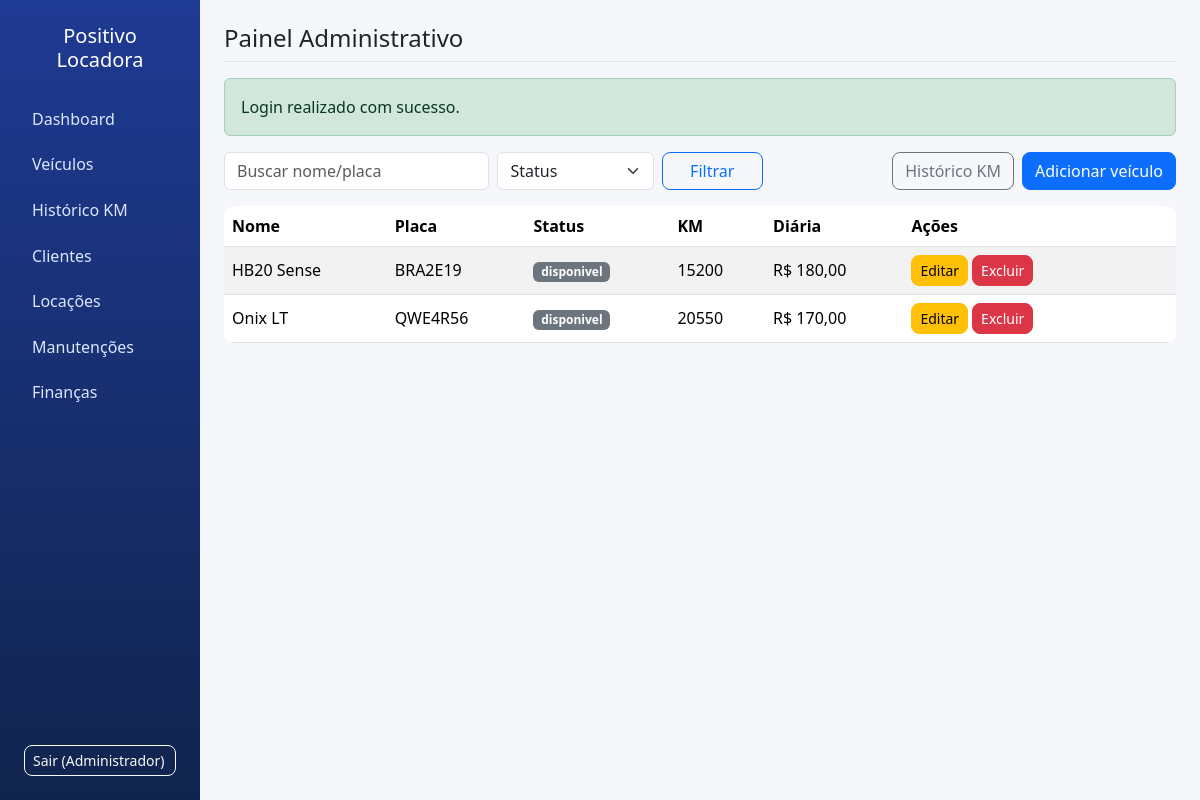
The page /vehicles (signed in) on the database its author committed.
### tables this page shows
CREATE TABLE vehicles (
  id INT AUTO_INCREMENT PRIMARY KEY,
  nome VARCHAR(120) NOT NULL,
  marca VARCHAR(80) NOT NULL,
  modelo VARCHAR(80) NOT NULL,
  ano YEAR NOT NULL,
  placa VARCHAR(10) NOT NULL UNIQUE,
  renavam VARCHAR(20) DEFAULT NULL,
  cor VARCHAR(40) DEFAULT NULL,
  quilometragem_atual INT NOT NULL DEFAULT 0,
  categoria VARCHAR(60) DEFAULT NULL,
  valor_diaria DECIMAL(10,2) NOT NULL DEFAULT 0,
  valor_semanal DECIMAL(10,2) NOT NULL DEFAULT 0,
  valor_mensal DECIMAL(10,2) NOT NULL DEFAULT 0,
  status ENUM('disponivel','alugado','manutencao','inativo') NOT NULL DEFAULT 'disponivel',
  observacoes TEXT,
  data_cadastro DATETIME NOT NULL DEFAULT CURRENT_TIMESTAMP
);

### app/Core/Controller.php (called while the page is built, shortened)
<?php
class Controller
{
    protected function view(string $view, array $data = []): void
    {
        extract($data);
        require __DIR__ . '/../Views/' . $view . '.php';
    }
}

### app/Controllers/VehicleController.php (called while the page is built, shortened)
<?php
class VehicleController extends Controller
{
    public function index(): void
    {
        $vehicleModel = new Vehicle();
        $this->view('vehicles/index', [
            'vehicles' => $vehicleModel->all($_GET['search'] ?? null, $_GET['status'] ?? null),
        ]);
    }
}

### app/Core/Router.php (called while the page is built, shortened)
<?php
class Router
{
    private array $routes = [];
    private function addRoute(string $method, string $path, array $action, bool $auth): void
    {
        $this->routes[$method][$path] = ['action' => $action, 'auth' => $auth];
    }
    public function dispatch(string $uri, string $method): void
    {
        $path = parse_url($uri, PHP_URL_PATH) ?: '/';
        $route = $this->routes[$method][$path] ?? null;
        [$controllerClass, $methodName] = $route['action'];
        $controller = new $controllerClass();
        $controller->{$methodName}();
    }
}

### index.php (called while the page is built, shortened)
<?php
require_once __DIR__ . '/app/Core/bootstrap.php';
$router = new Router();
$router->get('/login', [AuthController::class, 'showLogin']);
$router->post('/login', [AuthController::class, 'login']);
$router->post('/logout', [AuthController::class, 'logout']);
$router->get('/', [DashboardController::class, 'index'], true);
$router->get('/vehicles', [VehicleController::class, 'index'], true);
$router->post('/vehicles/store', [VehicleController::class, 'store'], true);
$router->post('/vehicles/update', [VehicleController::class, 'update'], true);
$router->post('/vehicles/delete', [VehicleController::class, 'delete'], true);
$router->post('/vehicles/update-mileage', [VehicleController::class, 'updateMileage'], true);
$router->get('/vehicles/mileage-history', [VehicleController::class, 'mileageHistory'], true);
$router->get('/clients', [ClientController::class, 'index'], true);
$router->post('/clients/store', [ClientController::class, 'store'], true);
$router->post('/clients/update', [ClientController::class, 'update'], true);
$router->get('/clients/document-download', [ClientController::class, 'downloadDocument'], true);
$router->get('/rentals', [RentalController::class, 'index'], true);
$router->post('/rentals/store', [RentalController::class, 'store'], true);
$router->post('/rentals/finalize', [RentalController::class, 'finalize'], true);
$router->post('/rentals/cancel', [RentalController::class, 'cancel'], true);
$router->get('/maintenances', [MaintenanceController::class, 'index'], true);
$router->post('/maintenances/store', [MaintenanceController::class, 'store'], true);
$router->post('/maintenances/update-status', [MaintenanceController::class, 'updateStatus'], true);
$router->get('/financial', [FinancialController::class, 'index'], true);
$router->post('/financial/store', [FinancialController::class, 'store'], true);
$router->post('/financial/update', [FinancialController::class, 'update'], true);
$router->post('/financial/delete', [FinancialController::class, 'delete'], true);
$router->post('/financial/payment-status', [FinancialController::class, 'updatePaymentStatus'], true);
$router->dispatch($_SERVER['REQUEST_URI'], $_SERVER['REQUEST_METHOD']);

### public/index.php (called while the page is built, shortened)
<?php
require_once dirname(__DIR__) . '/index.php';

### app/Helpers/helpers.php (called while the page is built, shortened)
<?php
function appBasePath(): string
{
    return defined('APP_BASE_PATH') ? APP_BASE_PATH : '';
}
function url(string $path = '/'): string
{
    $normalizedPath = '/' . ltrim($path, '/');
    $base = appBasePath();
    if ($normalizedPath === '/') {
        return $base !== '' ? $base : '/';
    }
    return ($base !== '' ? $base : '') . $normalizedPath;
}
function authUser(): ?array
{
    return $_SESSION['user'] ?? null;
}
function flash(string $key, ?string $value = null): ?string
{
    $message = $_SESSION['_flash'][$key] ?? null;
    return $message;
}
function esc(?string $value): string
{
    return htmlspecialchars((string) $value, ENT_QUOTES, 'UTF-8');
}

### app/Models/BaseModel.php (called while the page is built, shortened)
<?php
abstract class BaseModel
{
    public function __construct()
    {
        $this->db = Database::connection();
    }
}

### app/Core/bootstrap.php (called while the page is built, shortened)
<?php
spl_autoload_register(function (string $class): void {
    $prefix = 'App\\';
    $relativeClass = substr($class, strlen($prefix));
    $file = __DIR__ . '/../' . str_replace('\\', '/', $relativeClass) . '.php';
});
$envFiles = [
    APP_ROOT . '/.env',
    APP_ROOT . '/.env.example',
];
foreach ($envFiles as $envFile) {
    if (!file_exists($envFile)) {
        continue;
    }
    $lines = file($envFile, FILE_IGNORE_NEW_LINES | FILE_SKIP_EMPTY_LINES) ?: [];
    foreach ($lines as $line) {
        $trimmed = trim($line);
        [$key, $value] = explode('=', $trimmed, 2);
        $key = trim($key);
        $value = trim($value, " \t\n\r\0\x0B\"");
    }
}
require_once __DIR__ . '/../Helpers/helpers.php';

### app/Core/Database.php (called while the page is built, shortened)
<?php
class Database
{
    private static ?PDO $connection = null;
    public static function connection(): PDO
    {
        if (self::$connection === null) {
            $host = $_ENV['DB_HOST'] ?? '127.0.0.1';
            $port = $_ENV['DB_PORT'] ?? '3306';
            $dbName = $_ENV['DB_NAME'] ?? 'locadora';
            $user = $_ENV['DB_USER'] ?? 'root';
            $pass = $_ENV['DB_PASS'] ?? '';
            $dsn = "mysql:host={$host};port={$port};dbname={$dbName};charset=utf8mb4";
            try {
                self::$connection = new PDO($dsn, $user, $pass, [
                    PDO::ATTR_ERRMODE => PDO::ERRMODE_EXCEPTION,
                    PDO::ATTR_DEFAULT_FETCH_MODE => PDO::FETCH_ASSOC,
                ]);
            } catch (PDOException $e) {
                error_log('Erro de conexão com banco: ' . $e->getMessage());
                http_response_code(500);
                if (defined('APP_DEBUG') && APP_DEBUG) {
                    exit('Erro de conexão com banco: ' . $e->getMessage());
                }
                exit('Erro interno ao conectar no banco de dados. Verifique o arquivo .env.');
            }
        }
        return self::$connection;
    }
}

### app/Models/Vehicle.php (called while the page is built, shortened)
<?php
class Vehicle extends BaseModel
{
    public function all(?string $search = null, ?string $status = null): array
    {
        $sql = 'SELECT * FROM vehicles WHERE 1=1';
        $params = [];
        $sql .= ' ORDER BY id ASC';
        $stmt = $this->db->prepare($sql);
        $stmt->execute($params);
        return $stmt->fetchAll();
    }
}

### app/Views/vehicles/index.php (the view, shortened to what this page needs)
<?php require __DIR__ . '/../partials/header.php'; ?>
<div class="d-flex justify-content-between align-items-center mb-3">
  <form class="row g-2 flex-grow-1 me-3" method="GET">
    <div class="col-md-5"><input class="form-control" name="search" placeholder="Buscar nome/placa" value="<?= esc($_GET['search'] ?? '') ?>"></div>
    <div class="col-md-3"><select name="status" class="form-select"><option value="">Status</option></select></div>
    <div class="col-md-2"><button class="btn btn-outline-primary w-100">Filtrar</button></div>
  </form>
  <a class="btn btn-outline-secondary me-2" href="<?= url('/vehicles/mileage-history') ?>">Histórico KM</a>
  <button class="btn btn-primary" data-bs-toggle="modal" data-bs-target="#vehicleModal" onclick="openVehicleModal()">Adicionar veículo</button>
</div>
<div class="table-responsive">
  <table class="table table-striped align-middle">
    <thead><tr><th>Nome</th><th>Placa</th><th>Status</th><th>KM</th><th>Diária</th><th>Ações</th></tr></thead>
    <tbody>
<?php foreach ($vehicles as $v): ?>
<tr>
  <td><?= esc($v['nome']) ?></td><td><?= esc($v['placa']) ?></td><td><span class="badge bg-secondary"><?= esc($v['status']) ?></span></td><td><?= (int)$v['quilometragem_atual'] ?></td><td>R$ <?= number_format($v['valor_diaria'],2,',','.') ?></td>
  <td>
    <div class="d-flex align-items-center gap-1 table-actions-cell">
      <button class="btn btn-sm btn-warning" data-bs-toggle="modal" data-bs-target="#vehicleModal" onclick='openVehicleModal(<?= json_encode($v, JSON_HEX_APOS|JSON_HEX_QUOT) ?>)'>Editar</button>
      <form method="POST" action="<?= url('/vehicles/delete') ?>" class="d-inline" onsubmit="return confirm('Excluir veículo?')"><button class="btn btn-sm btn-danger">Excluir</button></form>
    </div>
  </td>
</tr>
<?php endforeach; ?>
</tbody></table></div>
<?php require __DIR__ . '/../partials/footer.php'; ?>

### app/Views/partials/header.php (shortened to what this page needs)
<!doctype html>
<html lang="pt-BR">
<head>
    <link href="https://cdn.jsdelivr.net/npm/bootstrap@5.3.3/dist/css/bootstrap.min.css" rel="stylesheet">
    <link href="<?= url('/assets/css/app.css') ?>" rel="stylesheet">
</head>
<body data-base-path="<?= esc(appBasePath()) ?>">
<div class="container-fluid">
    <div class="row">
        <?php require __DIR__ . '/sidebar.php'; ?>
        <main class="col-md-10 ms-sm-auto px-md-4 py-4">
            <?php require __DIR__ . '/topbar.php'; ?>
            <?php if ($msg = flash('success')): ?>
                <div class="alert alert-success"><?= esc($msg) ?></div>
            <?php endif; ?>

### app/Views/partials/sidebar.php (shortened to what this page needs)
<nav class="col-md-2 d-md-block sidebar py-4">
    <div class="d-flex flex-column h-100 px-2">
        <h5 class="text-white text-center mb-4">Positivo Locadora</h5>
        <ul class="nav flex-column">
            <li class="nav-item"><a class="nav-link" href="<?= url('/') ?>">Dashboard</a></li>
            <li class="nav-item"><a class="nav-link" href="<?= url('/vehicles') ?>">Veículos</a></li>
            <li class="nav-item"><a class="nav-link" href="<?= url('/vehicles/mileage-history') ?>">Histórico KM</a></li>
            <li class="nav-item"><a class="nav-link" href="<?= url('/clients') ?>">Clientes</a></li>
            <li class="nav-item"><a class="nav-link" href="<?= url('/rentals') ?>">Locações</a></li>
            <li class="nav-item"><a class="nav-link" href="<?= url('/maintenances') ?>">Manutenções</a></li>
            <li class="nav-item"><a class="nav-link" href="<?= url('/financial') ?>">Finanças</a></li>
        </ul>
        <div class="mt-auto pt-3">
            <form method="POST" action="<?= url('/logout') ?>" class="px-1">
                <button class="btn btn-outline-light btn-sm w-100 text-start">Sair (<?= esc(authUser()['nome'] ?? '') ?>)</button>
            </form>
        </div>
    </div>
</nav>

### app/Views/partials/topbar.php
<div class="d-flex justify-content-between align-items-center mb-3 border-bottom pb-2">
    <h4 class="mb-0">Painel Administrativo</h4>
</div>

### app/Views/partials/footer.php (shortened to what this page needs)
        </main>
    </div>
</div>
</body>
</html>

### assets/css/app.css (style rules this page uses)
body { background: #f5f7fb; }
.sidebar { min-height: 100vh; background: linear-gradient(180deg, #1f3a93, #10244d); }
.sidebar .nav-link { color: #dce6ff; border-radius: 8px; margin: 2px 0; padding: .55rem .75rem; }
.table { border-radius: 10px; overflow: hidden; }
.table thead th { font-weight: 600; }
.form-control, .form-select { min-height: 38px; }
.btn { border-radius: 8px; }
.table-actions-cell { min-width: 160px; }

### rows shown on the page
vehicles: nome "HB20 Sense", placa "BRA2E19", status "disponivel", quilometragem_atual "15200", valor_diaria "180,00"
vehicles: nome "Onix LT", placa "QWE4R56", status "disponivel", quilometragem_atual "20550", valor_diaria "170,00"

### other values the page prints
authUser()['nome'] "Administrador"
$msg "Login realizado com sucesso."
